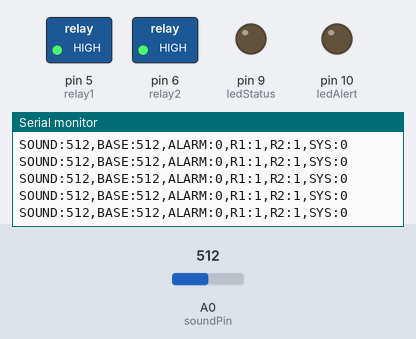
This sketch was run on a simulated Arduino Uno, built with avr-gcc and run on an emulated ATmega328P. On the bench: switched loads named in the sketch (green lamp = pin HIGH), output pins drawn as LEDs (lit = HIGH), the last lines printed to the serial monitor. Inputs (shaded band) come from the test bench; at power-on: A0 (soundPin) = 512.

Above: at 2.2 s.
2.3 s: A0 (soundPin) set to 111
At 2.35 s:
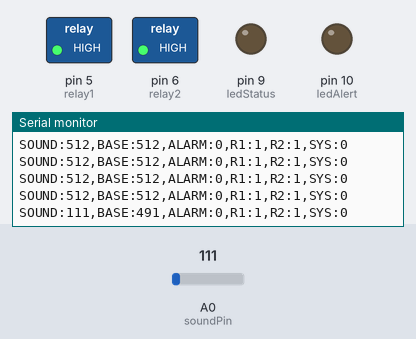
5.3 s: A0 (soundPin) set to 94
At 5.34 s:
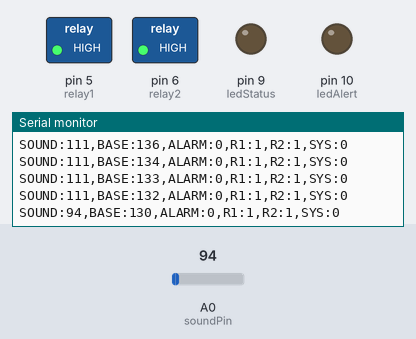
Timing chart, 0 to 8.3 s (numbered marks = the images above; inputs shaded):
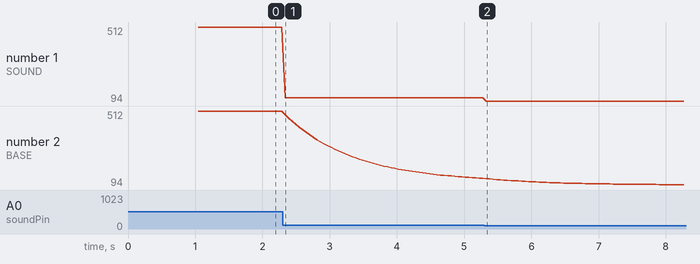

The sketch:

embedded.ino
```cpp
#include <SoftwareSerial.h>

SoftwareSerial BT(2, 3);

//Pins
int relay1    = 5;
int relay2    = 6;
int buzzer    = 8;
int ledStatus = 9;
int ledAlert  = 10;
int soundPin  = A0;

//States
int  systemState  = 0;
bool manualBuzzer = false;
bool alarmActive  = false;

//Sound config
const int   NUM_SAMPLES    = 5;
const int   SPIKE_MARGIN   = 50;
const float BASELINE_ALPHA = 0.95;

//Smart detection variables
int spikeCount = 0;
unsigned long lastSpikeTime = 0;
const int SPIKE_WINDOW = 2000; //2 sec

float baselineSound = 0;
bool  baselineReady = false;

//averaged analog read
int readSoundAvg() {
  long sum = 0;
  for (int i = 0; i < NUM_SAMPLES; i++) {
    sum += analogRead(soundPin);
    delayMicroseconds(200);
  }
  return sum / NUM_SAMPLES;
}

//callibration
void calibrateBaseline() {
  Serial.println("Calibrating... stay quiet.");
  long sum = 0;
  for (int i = 0; i < 50; i++) {
    sum += analogRead(soundPin);
    delay(20);
  }
  baselineSound = sum / 50.0;
  baselineReady = true;

  Serial.print("Baseline set to: ");
  Serial.println(baselineSound);
}

//command handler (bluetooth and GUI)
void processCommand(String data) {
  data.trim();
  data.toLowerCase();

  Serial.print("CMD: ");
  Serial.println(data);

  //light control
  if (data == "turn on light in living room") {
    digitalWrite(relay1, LOW);
  }
  else if (data == "turn off light in living room") {
    digitalWrite(relay1, HIGH);
  }
  else if (data == "turn on light in bedroom") {
    digitalWrite(relay2, LOW);
  }
  else if (data == "turn off light in bedroom") {
    digitalWrite(relay2, HIGH);
  }

  //security system
  else if (data == "enable security system") {
    systemState = 1;
    calibrateBaseline();
    digitalWrite(ledStatus, HIGH);
    Serial.println("ARMED");
  }
  else if (data == "disable security system") {
    systemState  = 0;
    alarmActive  = false;
    manualBuzzer = false;
    spikeCount   = 0;

    digitalWrite(ledStatus, LOW);
    digitalWrite(ledAlert,  LOW);
    noTone(buzzer);

    Serial.println("DISARMED");
  }

  //buzzer
  else if (data == "turn off buzzer") {
    alarmActive  = false;
    manualBuzzer = false;
    spikeCount   = 0;

    digitalWrite(ledAlert, LOW);
    noTone(buzzer);

    Serial.println("Buzzer stopped");
  }
}

void setup() {
  Serial.begin(9600);
  BT.begin(9600);

  pinMode(relay1,    OUTPUT);
  pinMode(relay2,    OUTPUT);
  pinMode(buzzer,    OUTPUT);
  pinMode(ledStatus, OUTPUT);
  pinMode(ledAlert,  OUTPUT);

  digitalWrite(relay1,    HIGH);
  digitalWrite(relay2,    HIGH);
  digitalWrite(ledStatus, LOW);
  digitalWrite(ledAlert,  LOW);
  noTone(buzzer);

  calibrateBaseline();
  Serial.println("System ready.");
}

void loop() {

  //read from bluetooth
  if (BT.available()) {
    String data = "";

    while (BT.available()) {
      char ch = BT.read();
      data += ch;
      delay(5);
    }

    processCommand(data);
  }

  //read from python GUI
  if (Serial.available()) {
    String data = Serial.readStringUntil('\n');
    processCommand(data);
  }

  //read sound
  int soundValue = readSoundAvg();

  // Update baseline only if no alarm
  if (!alarmActive) {
    baselineSound = BASELINE_ALPHA * baselineSound
                  + (1.0 - BASELINE_ALPHA) * soundValue;
  }

  int diff = soundValue - (int)baselineSound;

  //smart spike detection
  if (systemState == 1) {

    if (abs(diff) > SPIKE_MARGIN) {

      if (millis() - lastSpikeTime < SPIKE_WINDOW) {
        spikeCount++;
      } else {
        spikeCount = 1;
      }

      lastSpikeTime = millis();

      if (spikeCount >= 3 && !alarmActive) {
        alarmActive = true;
        Serial.println(" Suspicious sound pattern detected!");
      }
    }
  }

  //serial output for GUI
  Serial.print("SOUND:");
  Serial.print(soundValue);

  Serial.print(",BASE:");
  Serial.print((int)baselineSound);

  Serial.print(",ALARM:");
  Serial.print(alarmActive);

  Serial.print(",R1:");
  Serial.print(digitalRead(relay1));

  Serial.print(",R2:");
  Serial.print(digitalRead(relay2));

  Serial.print(",SYS:");
  Serial.println(systemState);

  //output control
  if (alarmActive) {
    digitalWrite(ledAlert, HIGH);
    tone(buzzer, 1200);
  } else {
    digitalWrite(ledAlert, LOW);
    if (manualBuzzer) tone(buzzer, 1000);
    else              noTone(buzzer);
  }

  delay(50);
}
```

Measured:
- after the input at 2.3 s, the serial monitor: prints a new line at once (image 1)
- after the input at 5.3 s, the serial monitor: prints a new line at once (image 2)
- plotted number 1: 512 → 111 after the input at 2.3 s, 111 → 94 after the input at 5.3 s
- plotted number 2: 512 → 132 after the input at 2.3 s, 132 → 94 after the input at 5.3 s
